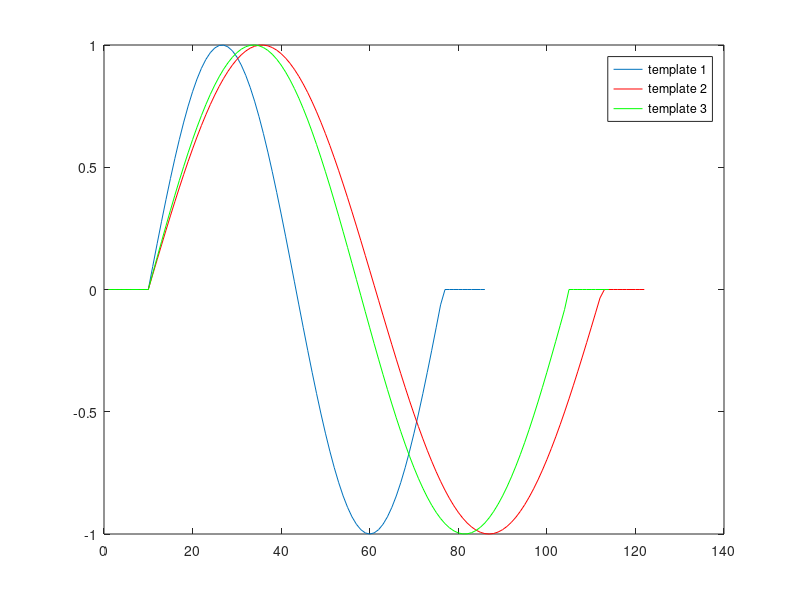
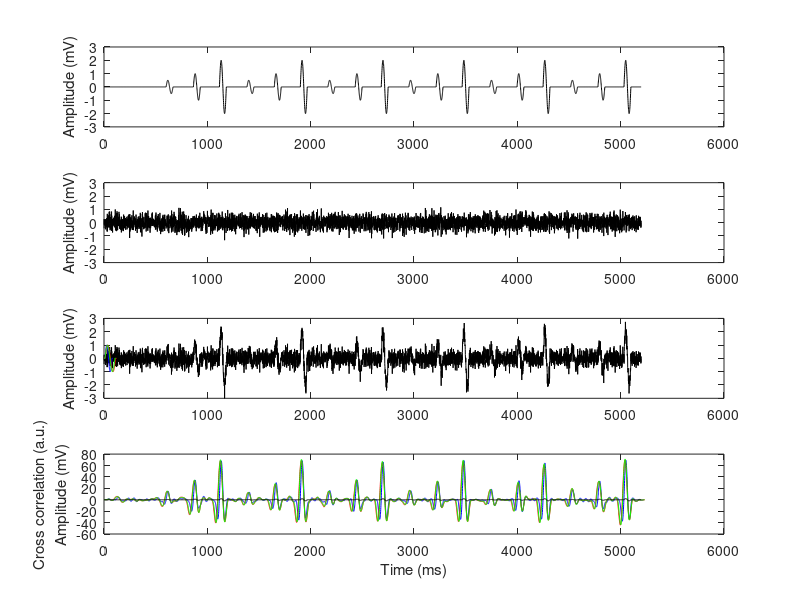

Reproduce these figures in MATLAB, in order. (Note: this script raises an error after producing the figures.)
% ------------Waveform Shape Analysis (WSA) simulation experiment------
%
% This code produces a simulated signal of interest, and a signal that has
% been scaled up or down (by 50% and 200% respectively). Three template
% signals are generated, the correct one (Temp{1}), and two with the 
% frequencies scaled by freq2 (Temp{2} and freq3 (Temp{3}). We used 2 and 
% 0.5 respetively for our simulation experiment. The following figures are
% generated: 
%
% Figure 1 shows the three template siganls.
%
% Figure 2 shows 6 examples of the signal of interest and the scaled 
% signals (subplot 1), a signal of noise (subplot 2), the sum of the 
% signals of interest and noise (subplot3) with the templates overlayed at 
% the beginning of the trace. Subplot 4 shows the WSA algorithm output 
% (WSA1, WSA2 and WSA3) for each template (subplot4) and automatically 
% detected peaks based on a threshold generated from the standard deviation
% scaled by 'ThreshScale'. The siganl of interest is also overlayed with 
% peak-to-peak values identified. All peaks of WSA outputs, as well as the
% positive and negative peaks of the siganl of interest are reported in the
% workspace. 
%
% Figure 3 plots subplot 2 so the observer can perform trained eye analysis
% (TEA)without influence of where the signals are. This also highlights the 
% difficulties of applying TEA. 
%

close all
clear all
clc;

% starting parameters:
strt=100;
samp=1000;
t=1:6000; 
ThreshScale=4;
freq2=0.65       %2;
freq3=0.7       %0.5;

% define 3 templates: Temp{1} is the standard template matched to x1,
% Temp{2} and Temp{3} are scaled by freq2 and freq3 respectively: 
x1=sin(2*pi*0.015*t);
x2=sin(2*pi*freq2*0.015*t);
x3=sin(2*pi*freq3*0.015*t);

Temp{1}=[zeros(1,strt/10), x1(1:66),zeros(1,strt/10)];
Temp{2}=[zeros(1,strt/10), x2(1:round(66/freq2)),zeros(1,strt/10)];
Temp{3}=[zeros(1,strt/10), x3(1:round(66/freq3)),zeros(1,strt/10)];

% find the max point for each template to shift the output signal (WSA)
% accordingly
for i=1:3
    [a, Temp_pk{i}]=max(Temp{i});
end

% plot the 3 templates:
figure
plot(Temp{1})
hold on
plot(Temp{2}, 'r')
plot(Temp{3}, 'g')
legend('template 1', 'template 2', 'template 3')

% define a target signal based on x1
x=[zeros(1,strt+(round(10*randn(1,1)))), 0.5*x1(1:66),zeros(1,strt+(round(10*randn(1,1)))),...
    zeros(1,strt+(round(10*randn(1,1)))), x1(1:66),zeros(1,strt+(round(10*randn(1,1)))),...
    zeros(1,strt+(round(10*randn(1,1)))), 2*x1(1:66),zeros(1,strt+(round(10*randn(1,1))))];

x=[zeros(1,500),x x x x x x];
t=t(1:size(x,2));

randn('state', 0) 
noise=0.35*randn(1, size(t,2));
noise=noise-mean(noise);
noise=noise(1:size(x,2));

figure;

y=noise+x;
h(1)=subplot (4,1,1);
plot (t, x, 'k')
ylim([-3 3])
ylabel('Amplitude (mV)')

h(2)=subplot (4,1,2);
plot (noise, 'k')
ylim([-3 3])
ylabel('Amplitude (mV)')

h(3)=subplot (4,1,3);
plot (y, 'k')
ylim([-3 3])
ylabel('Amplitude (mV)')

hold on
% plot (t, x)
plot (Temp{1}, 'b')
plot (Temp{2}, 'r')
plot (Temp{3}, 'g')

% WSA algorithm
for i=1:3
[C,LAGS] = xcorr(y,Temp{i});
WSA_C{i}=C(round(length(C)/2):end);
LAGS_C{i}=LAGS(round(length(C)/2):end);
end

% shift WSA output by latency to peak of template:
WSA{1}=[zeros(1,Temp_pk{1}),WSA_C{1}];
WSA{2}=[zeros(1,Temp_pk{2}),WSA_C{2}];
WSA{3}=[zeros(1,Temp_pk{3}),WSA_C{3}];

% plot output signals
h(4)=subplot(4,1,4);
plot (WSA{1}, 'b');
hold on
plot (WSA{2}, 'r');
plot (WSA{3}, 'g');
plot(x, 'k')
ylabel({'Cross correlation (a.u.)','Amplitude (mV)'})
xlabel('Time (ms)')
linkaxes(h,'x')

set(gcf,'Pointer','fullcrosshair')


% find peaks (magnitudes and latencies, and plot onto traces):
for i=1:3
    if i==1
        k='b.';
    elseif i==2
        k='r.';
    elseif i==3
        k='g.';
    end
    thresh{i}=ThreshScale*std(WSA{i}(Temp_pk{i}:400));
    hold on
    % plot(t, thresh{i}, k) % uncomment to see thresholds
    [pks{i}, locs{i}]=findpeaks (WSA{i}, 'MinPeakHeight', thresh{i},'MinPeakDistance',15);
    plot(locs{i}, pks{i}, k)
end



% plot the target siganl determine the true peaks and latencies:

% find max peaks:
  [pks{4}, locs{4}]=findpeaks (x, 'MinPeakHeight', 0,'MinPeakDistance',15);
    plot(locs{4}, pks{4}, 'k.')

% find min peaks: 
[pks{5}, locs{5}]=findpeaks (-x, 'MinPeakHeight', 0,'MinPeakDistance',15);
    plot(locs{5}, -pks{5}, 'k.')

legend ('WSA1', 'WSA2', 'WSA3', 'target signal')


% plot a figure to analyse using TEA. User is requested to find the latency
% of the peaks and the peak-to-peak mangnitudes of the signal based on
% their own observations:
figure
plot(y) 
title('signal for analysis')
ylabel('Amplitude (mV)')
xlabel('Time (ms)')

% display latency and magnitude results for each template and target signal
% in command window:

display ('results from template 1 (correct template):')
latency1=locs{1}
magnitude1=pks{1}

display ('results from template 2:')
latency2=locs{2}
magnitude2=pks{2}

display ('results from template 3:')
latency3=locs{3}
magnitude3=pks{3}

display ('target signal peak to peak values(without noise):')
latency4=locs{4}
magnitude4=pks{4}+pks{5}


display ('latency error (template 1 - template 2)')
freq2
latError2=locs{1}-locs{2};
latError2=reshape(latError2,6, 3)

display ('latency error (template 1 - template 3)')
freq3
latError3=locs{1}-locs{3};
latError3=reshape(latError3,6, 3)